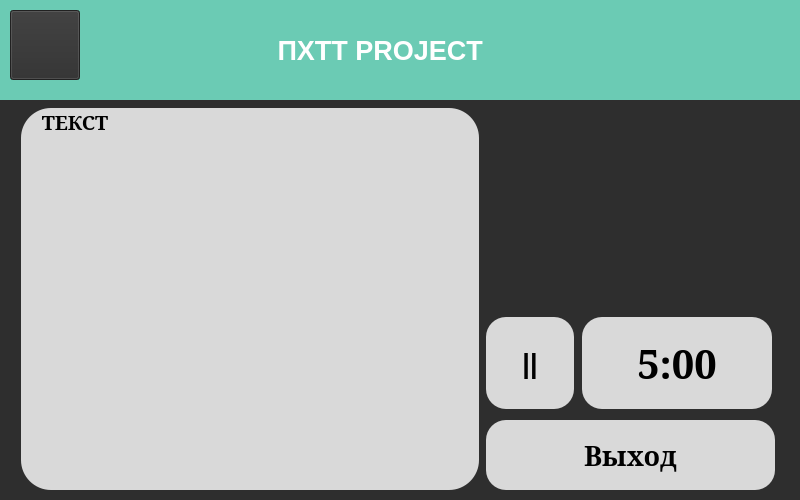
<?xml version="1.0" encoding="UTF-8"?>
<ui version="4.0">
 <class>MainWindow</class>
 <widget class="QMainWindow" name="MainWindow">
  <property name="geometry">
   <rect>
    <x>0</x>
    <y>0</y>
    <width>800</width>
    <height>500</height>
   </rect>
  </property>
  <property name="windowTitle">
   <string>MainWindow</string>
  </property>
  <property name="styleSheet">
   <string notr="true">background-color: #2E2E2E;</string>
  </property>
  <widget class="QWidget" name="centralwidget">
   <widget class="QLabel" name="lbl1">
    <property name="geometry">
     <rect>
      <x>0</x>
      <y>0</y>
      <width>800</width>
      <height>100</height>
     </rect>
    </property>
    <property name="font">
     <font>
      <pointsize>20</pointsize>
      <weight>75</weight>
      <bold>true</bold>
     </font>
    </property>
    <property name="layoutDirection">
     <enum>Qt::LeftToRight</enum>
    </property>
    <property name="autoFillBackground">
     <bool>false</bool>
    </property>
    <property name="styleSheet">
     <string notr="true">background-color: rgb(107, 203, 180);
color: rgb(255, 255, 255);</string>
    </property>
    <property name="text">
     <string>                                     ПХТТ PROJECT</string>
    </property>
    <property name="textFormat">
     <enum>Qt::PlainText</enum>
    </property>
   </widget>
   <widget class="QPushButton" name="menu">
    <property name="geometry">
     <rect>
      <x>10</x>
      <y>10</y>
      <width>70</width>
      <height>70</height>
     </rect>
    </property>
    <property name="cursor">
     <cursorShape>PointingHandCursor</cursorShape>
    </property>
    <property name="styleSheet">
     <string notr="true"/>
    </property>
    <property name="text">
     <string/>
    </property>
    <property name="icon">
     <iconset>
      <normaloff>../img/1.png</normaloff>../img/1.png</iconset>
    </property>
    <property name="iconSize">
     <size>
      <width>70</width>
      <height>70</height>
     </size>
    </property>
   </widget>
   <widget class="QLabel" name="lbl">
    <property name="geometry">
     <rect>
      <x>21</x>
      <y>108</y>
      <width>458</width>
      <height>382</height>
     </rect>
    </property>
    <property name="font">
     <font>
      <family>MS Serif</family>
      <pointsize>15</pointsize>
      <weight>75</weight>
      <bold>true</bold>
     </font>
    </property>
    <property name="styleSheet">
     <string notr="true">background-color: #D9D9D9;
border-radius: 30;</string>
    </property>
    <property name="text">
     <string>    ТЕКСТ</string>
    </property>
    <property name="textFormat">
     <enum>Qt::AutoText</enum>
    </property>
    <property name="scaledContents">
     <bool>false</bool>
    </property>
    <property name="alignment">
     <set>Qt::AlignLeading|Qt::AlignLeft|Qt::AlignTop</set>
    </property>
   </widget>
   <widget class="QLabel" name="lbl2">
    <property name="geometry">
     <rect>
      <x>582</x>
      <y>317</y>
      <width>190</width>
      <height>92</height>
     </rect>
    </property>
    <property name="font">
     <font>
      <family>MS Serif</family>
      <pointsize>30</pointsize>
      <weight>75</weight>
      <bold>true</bold>
     </font>
    </property>
    <property name="styleSheet">
     <string notr="true">background-color: #D9D9D9;
border-radius: 20
;</string>
    </property>
    <property name="text">
     <string>5:00</string>
    </property>
    <property name="textFormat">
     <enum>Qt::PlainText</enum>
    </property>
    <property name="scaledContents">
     <bool>false</bool>
    </property>
    <property name="alignment">
     <set>Qt::AlignCenter</set>
    </property>
   </widget>
   <widget class="QPushButton" name="btn1">
    <property name="geometry">
     <rect>
      <x>486</x>
      <y>317</y>
      <width>88</width>
      <height>92</height>
     </rect>
    </property>
    <property name="font">
     <font>
      <family>MS Shell Dlg 2</family>
      <pointsize>20</pointsize>
      <weight>75</weight>
      <bold>true</bold>
     </font>
    </property>
    <property name="styleSheet">
     <string notr="true">QPushButton {
border-radius: 20;
background-color: #D9D9D9;
}

QPushButton:pressed {
	 background-color: rgb(81, 81, 81);
}</string>
    </property>
    <property name="text">
     <string>||</string>
    </property>
   </widget>
   <widget class="QPushButton" name="btn2">
    <property name="geometry">
     <rect>
      <x>486</x>
      <y>420</y>
      <width>289</width>
      <height>70</height>
     </rect>
    </property>
    <property name="font">
     <font>
      <family>MS Serif</family>
      <pointsize>20</pointsize>
      <weight>75</weight>
      <bold>true</bold>
     </font>
    </property>
    <property name="styleSheet">
     <string notr="true">QPushButton {
border-radius: 20;
background-color: #D9D9D9;
}
QPushButton:pressed {
	 background-color: rgb(81, 81, 81);
}
</string>
    </property>
    <property name="text">
     <string>Выход</string>
    </property>
   </widget>
   <widget class="QLabel" name="label">
    <property name="geometry">
     <rect>
      <x>490</x>
      <y>110</y>
      <width>289</width>
      <height>200</height>
     </rect>
    </property>
    <property name="text">
     <string/>
    </property>
    <property name="pixmap">
     <pixmap>../img/2.png</pixmap>
    </property>
   </widget>
  </widget>
 </widget>
 <resources/>
 <connections/>
</ui>
